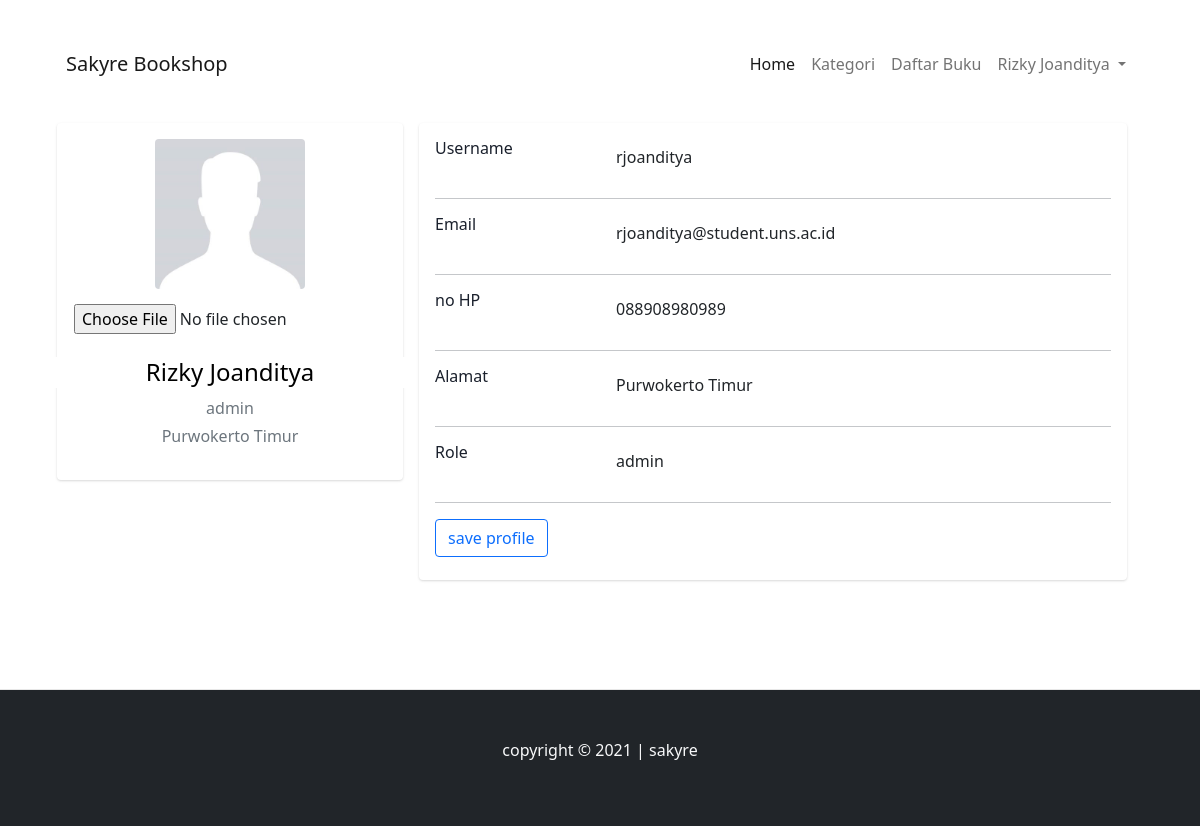
Page /profile.php (signed in) on the committed database.
### tables this page shows
CREATE TABLE `db_user` (
  `id` int(12) NOT NULL,
  `username` varchar(50) NOT NULL,
  `email` varchar(50) NOT NULL,
  `password` varchar(255) NOT NULL,
  `nama` varchar(255) NOT NULL,
  `hp` varchar(50) NOT NULL,
  `alamat` text NOT NULL,
  `role` varchar(11) NOT NULL
);

### profile.php (the view, shortened to what this page needs)
<!DOCTYPE html>
<html lang="en">
<head>
    <link href="https://cdn.jsdelivr.net/npm/bootstrap@5.0.1/dist/css/bootstrap.min.css" rel="stylesheet"
>
    <link rel="stylesheet" href="../css/style.css">
</head>
<body>
    <?php
      require 'navbar.index.php';
    ?>
    <div class="container">
        <div class="main-body">
            <form action="" method="POST">
                <div class="row gutters-sm">
                    <div class="col-md-4 mb-3">
                        <div class="card">
                            <div class="card-body">
                                <div class="d-flex flex-column align-items-center text-center">
                                    <img src="../sakyre2.0/img/profile-user/profile.jpg" alt="" class="rounded"
                                        height="150">
                                    <input class="btn btn-white formfile-sm col-auto mt-2" value="Ganti profile"
                                        type="file" name="foto" id="">
                                    <div class="mt-3">
                                        <h4><input class="text-center border-0" type="text" name="nama"
                                                value="<?php echo $d->nama?>"></h4>
                                        <p class="text-secondary mb-1"><?php echo $d->role?></p>
                                        <p class="text-muted font-size-sm"><?php echo $d->alamat?></p>
                                    </div>
                                </div>
                            </div>
                        </div>
                    </div>
                    <div class="col-md-8">
                        <div class="card mb-3">
                            <div class="card-body">
                                <div class="row">
                                    <div class="col-sm-3">
                                        <h6 class="mb-0">Username</h6>
                                    </div>
                                    <div class="col-sm-9 text-secondary">
                                        <input class="border-0 form-control" type="text" name="username"
                                            value="<?php echo $d->username?>">
                                    </div>
                                </div>
                                <hr>
                                <div class="row">
                                    <div class="col-sm-3">
                                        <h6 class="mb-0">Email</h6>
                                    </div>
                                    <div class="col-sm-9 text-secondary">
                                        <input class="border-0 form-control" type="text" name="email"
                                            value="<?php echo $d->email?>">
                                    </div>
                                </div>
                                <hr>
                                <div class="row">
                                    <div class="col-sm-3">
                                        <h6 class="mb-0">no HP</h6>
                                    </div>
                                    <div class="col-sm-9 text-secondary">
                                        <input class="border-0 form-control" type="text" name="hp"
                                            value="<?php echo $d->hp?>">
                                    </div>
                                </div>
                                <hr>
                                <div class="row">
                                    <div class="col-sm-3">
                                        <h6 class="mb-0">Alamat</h6>
                                    </div>
                                    <div class="col-sm-9 text-secondary">
                                        <input class="border-0 form-control" type="text" name="alamat"
                                            value="<?php echo $d->alamat?>">
                                    </div>
                                </div>
                                <hr>
                                <div class="row">
                                    <div class="col-sm-3">
                                        <h6 class="mb-0">Role</h6>
                                    </div>
                                    <div class="col-sm-9 text-secondary">
                                        <p type="text" class="border-0 form-control mb-0 " type="text" name="role"
                                            value="">
                                            <?php echo ( $d->role ) ?></p>
                                    </div>
                                </div>
                                <hr>
                                <div class="row">
                                    <div class="col-sm-12">
                                        <input class="btn btn-outline-primary" type="submit" name="submit"
                                            value="save profile"
                                            onclick="return confirm('Yakin mengubah profile?')"></input>
                                    </div>
                                </div>
                            </div>
                        </div>
                    </div>
                </div>
                <div class="row gutters-sm">
                </div>
            </form>
        </div>
    </div>
    <?php
    require 'footer.php';
?>
</body>
</html>

### navbar.index.php (shortened to what this page needs)
<?php
    include 'functions.php';
    $select = mysqli_query($conn, "SELECT * FROM db_user WHERE id = '".$_SESSION['id']."'");
    $d      = mysqli_fetch_object($select);
?>
<div class="container my-3">
    <div class="container-fluid">
        <nav class="navbar navbar-expand-lg navbar-light bg-white pt-4">
            <div class="container-fluid">
                <a class="navbar-brand" href="../sakyre2.0/index.php">Sakyre Bookshop</a>
                <div class="collapse navbar-collapse" id="#navbarScroll">
                    <ul class="navbar-nav ml-10px ms-auto mb-2 mb-lg-0">
                        <li class="nav-item">
                            <a class="nav-link active" aria-current="page" href="../sakyre2.0/index.php">Home</a>
                        </li>
                        <?php
              if($d->role=='admin'){
                        ?>
                        <li class="nav-item">
                            <a class="nav-link" href="../sakyre2.0/kategori.php">Kategori</a>
                        </li>
                        <?php
                        }else {?>
                        <li><a class="nav-link" href="../sakyre2.0/kategori.member.php">Kategori</a></li>
                        <?php } ?>
                        <li class="nav-item">
                        <?php
                            if($d->role=='admin'){
                          ?>
                                <li><a class="nav-link" href="../sakyre2.0/buku.php">Daftar Buku</a></li>
                                <?php
                           }else {?>
                                <li><a class="nav-link" href="../sakyre2.0/buku.member.php">Daftar Buku</a></li>
                                <?php } ?>
                        </li>
                        <li class="nav-item dropdown">
                            <a class="nav-link dropdown-toggle" href="#" id="navbarDropdown" role="button"
                                data-bs-toggle="dropdown" aria-expanded="false">
                                <?php echo $d->nama?>
                            </a>
                        </li>
                    </ul>
                </div>
            </div>
        </nav>
    </div>
</div>

### css/style.css (style rules this page uses)
.row { background: border-box; position: relative; height: 98%; width: 100%; padding-bottom: 7px; }
body { display: block; }
body { margin-top: 20px; color: #1a202c; text-align: left; background-color: #fff; }
.main-body { padding: 15px; }
.card { box-shadow: 0 1px 3px 0 rgba(0, 0, 0, .1), 0 1px 2px 0 rgba(0, 0, 0, .06); }
.card { position: relative; display: flex; flex-direction: column; min-width: 0; word-wrap: break-word; background-color: #fff; background-clip: border-box; border: 0 solid rgba(0, 0, 0, .125); border-radius: .25rem; }
.card-body { flex: 1 1 auto; min-height: 1px; padding: 1rem; }
.gutters-sm { margin-right: -8px; margin-left: -8px; }
.gutters-sm>.col, .gutters-sm>[class*=col-] { padding-right: 8px; padding-left: 8px; }
.mb-3, .my-3 { margin-bottom: 1rem !important; }
html { scroll-behavior: smooth; }

### profile.php (style rules this page uses)
body { margin-top: 20px; color: #1a202c; text-align: left; background-color: #fff; }
.main-body { padding: 15px; }
.card { box-shadow: 0 1px 3px 0 rgba(0, 0, 0, .1), 0 1px 2px 0 rgba(0, 0, 0, .06); }
.card { position: relative; display: flex; flex-direction: column; min-width: 0; word-wrap: break-word; background-color: #fff; background-clip: border-box; border: 0 solid rgba(0, 0, 0, .125); border-radius: .25rem; }
.card-body { flex: 1 1 auto; min-height: 1px; padding: 1rem; }
.gutters-sm { margin-right: -8px; margin-left: -8px; }
.gutters-sm>.col, .gutters-sm>[class*=col-] { padding-right: 8px; padding-left: 8px; }
.mb-3, .my-3 { margin-bottom: 1rem !important; }

### rows in the picture
db_user: nama "Rizky Joanditya", role "admin", alamat "Purwokerto Timur", username "rjoanditya", email "rjoanditya@student.uns.ac.id", hp "088908980989"
